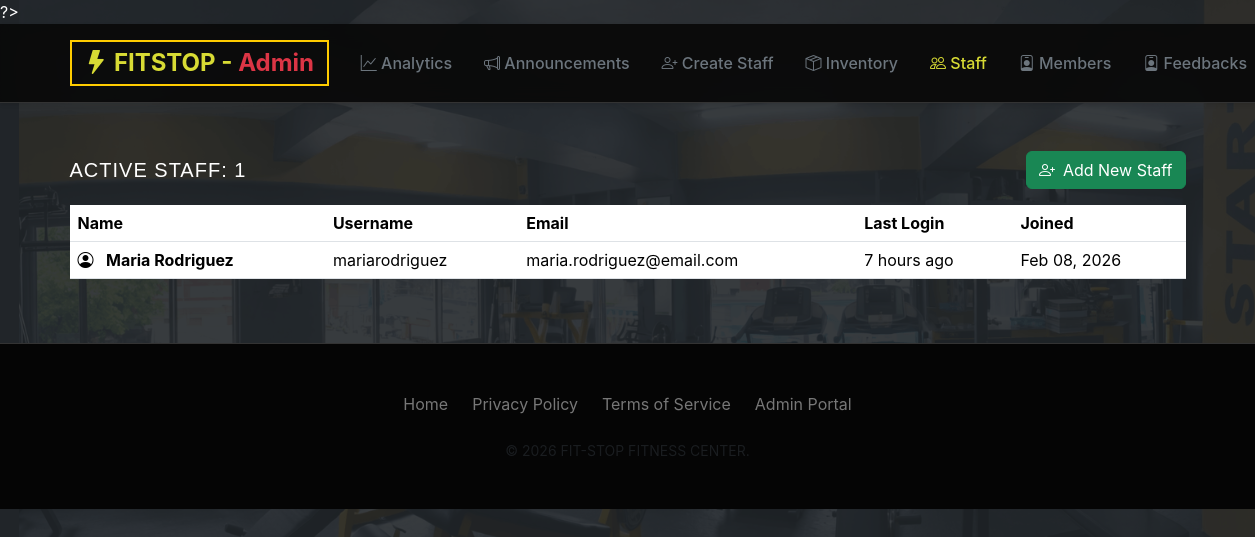
Before: /admin/view_staff.php (signed in) with the older database file.
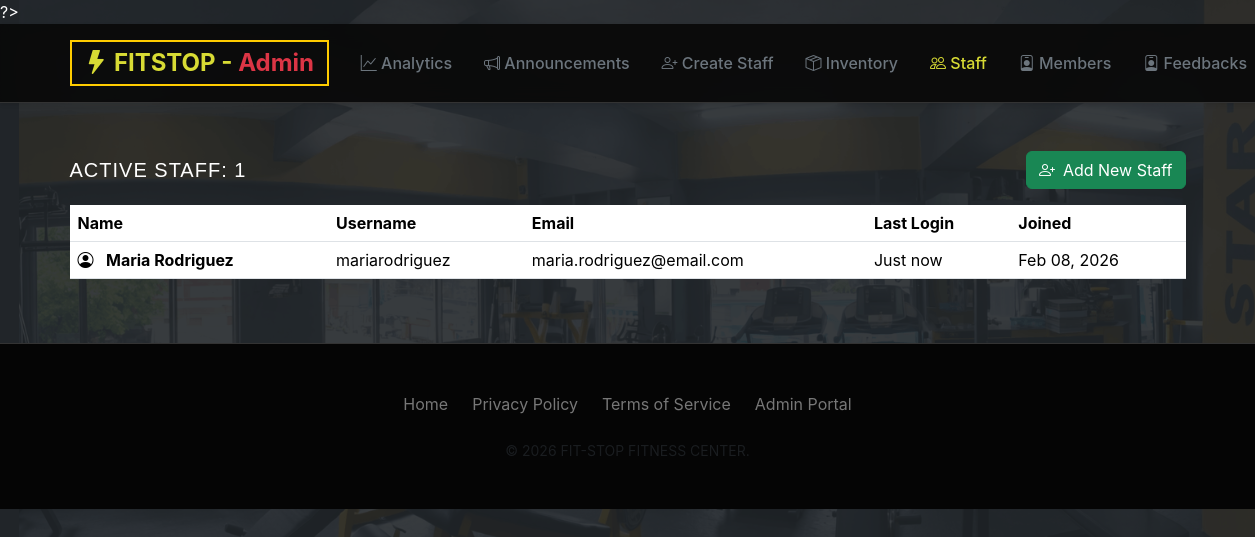
After: the same page with the newer database file.
### tables this page shows
CREATE TABLE "users" (   id INTEGER PRIMARY KEY AUTOINCREMENT,   username VARCHAR(50) NOT NULL UNIQUE,   first_name VARCHAR(50) NOT NULL,   last_name VARCHAR(50) NOT NULL,   email VARCHAR(100) NOT NULL UNIQUE,   password VARCHAR(255) NOT NULL,   user_type VARCHAR(50),   verification_code VARCHAR(50) DEFAULT NULL,   verification_code_expiration TIMESTAMP DEFAULT NULL,   is_verified BOOLEAN DEFAULT FALSE,   profile_picture BLOB,   last_logged_in TIMESTAMP DEFAULT NULL,   created_at TIMESTAMP DEFAULT CURRENT_TIMESTAMP,   updated_at TIMESTAMP DEFAULT CURRENT_TIMESTAMP , "points" INTEGER NOT NULL DEFAULT 0);

### admin/view_staff.php (the view, shortened to what this page needs)
<?php
include("../Login/connection.php");
$stmt = $pdo->query("SELECT id, username, first_name, last_name, email, last_logged_in, created_at
                     FROM users
                     WHERE user_type = 'staff'
                     ORDER BY created_at DESC");
$staff_members = $stmt->fetchAll();
function timeAgo($datetime)
{
    $time = strtotime($datetime);
    $diff = time() - $time;
    if ($diff < 60)
        return 'Just now';
    if ($diff < 86400)
        return floor($diff / 3600) . ' hours ago';
    return date('M d, Y', $time);
}
?>
<!DOCTYPE html>
<html>
<head>
    <link href="https://cdn.jsdelivr.net/npm/bootstrap@5.3.8/dist/css/bootstrap.min.css" rel="stylesheet"
>
    <link rel="stylesheet" href="styles.css">
    <link href="../styles.css" rel="stylesheet">
    <link rel="stylesheet" href="https://cdnjs.cloudflare.com/ajax/libs/font-awesome/6.4.0/css/all.min.css">
    <link rel="stylesheet" href="https://cdn.jsdelivr.net/npm/bootstrap-icons@1.11.0/font/bootstrap-icons.css">
</head>
<body class="bg-dark">
    <?php include('includes/header_admin.php') ?>
    <div class="container py-5">
        <div class="staff-card">
            <div class="d-flex justify-content-between align-items-center mb-3">
                <h5 class="mb-0">Active Staff: <?php echo count($staff_members); ?></h5>
                <a href="create_staff.php" class="btn btn-success">
                    <i class="bi bi-person-plus me-2"></i>Add New Staff
                </a>
            </div>
            <div class="table-responsive">
                <table class="table table-hover">
                    <thead>
                        <tr>
                            <th>Name</th>
                            <th>Username</th>
                            <th>Email</th>
                            <th>Last Login</th>
                            <th>Joined</th>
                        </tr>
                    </thead>
                    <tbody>
                        <?php
                        if (count($staff_members) > 0) {
                            foreach ($staff_members as $staff) {
                                $full_name = htmlspecialchars($staff['first_name'] . ' ' . $staff['last_name']);
                                $username = htmlspecialchars($staff['username']);
                                $email = htmlspecialchars($staff['email']);
                                $last_login = timeAgo($staff['last_logged_in']);
                                $joined = date('M d, Y', strtotime($staff['created_at']));
                                echo "
                            <tr>
                                <td>
                                    <i class='bi bi-person-circle me-2'></i>
                                    <strong>$full_name</strong>
                                </td>
                                <td>$username</td>
                                <td>$email</td>
                                <td>$last_login</td>
                                <td>$joined</td>
                            </tr>
                            ";
                            }
                        } else {
                            echo "
                        <tr>
                            <td colspan='5' class='text-center text-muted py-4'>No staff members found</td>
                        </tr>
                        ";
                        }
                        ?>
                    </tbody>
                </table>
            </div>
        </div>
    </div>
    <?php include('includes/footer_admin.php') ?>
</body>
</html>

Changed rows visible on the page:
changed users "Maria Rodriguez": last_logged_in "7 hours ago" → "Just now"
